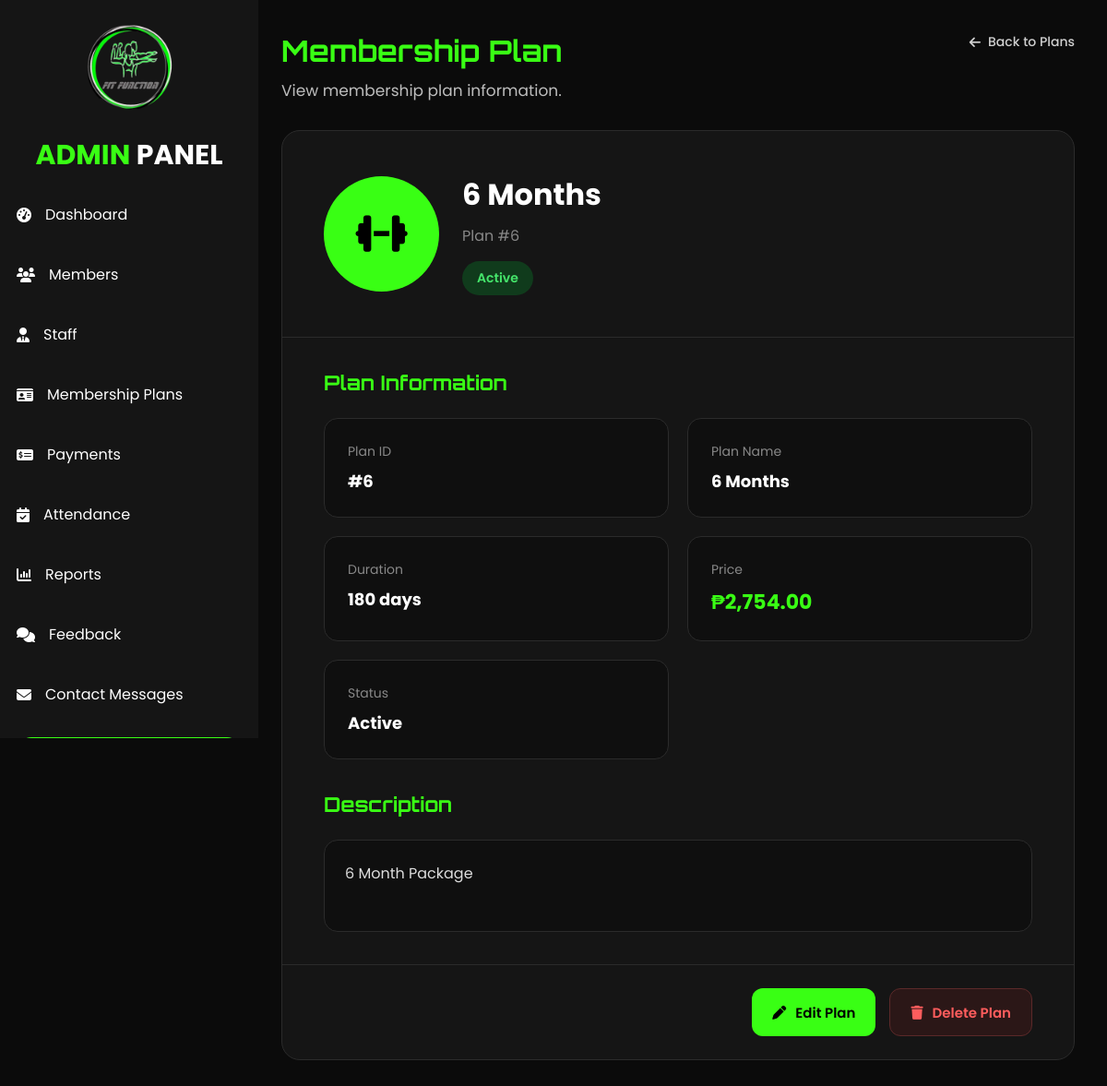
Screenshot of /membership_plan_view_admin.php?id=6 (signed in) with the database file from the repository.
### tables this page shows
CREATE TABLE `membership_plans` (
  `plan_id` int(11) NOT NULL,
  `plan_name` varchar(50) NOT NULL,
  `duration_days` int(11) NOT NULL,
  `price` decimal(10,2) NOT NULL,
  `description` varchar(255) DEFAULT NULL,
  `status` enum('Active','Inactive') DEFAULT 'Active'
);

### membership_plan_view_admin.php (the view, shortened to what this page needs)
<?php
require_once("includes/admin_auth.php");
$plan_id = (int) $_GET['id'];
$stmt = $con->prepare("
    SELECT
        plan_id,
        plan_name,
        duration_days,
        price,
        description,
        status
    FROM membership_plans
    WHERE plan_id = ?
    LIMIT 1
");
$stmt->bind_param("i", $plan_id);
$stmt->execute();
$result = $stmt->get_result();
$plan = $result->fetch_assoc();
?>
<!DOCTYPE html>
<html lang="en">
<head>
  <link
rel="stylesheet"
href="assets/css/admin.css">
    <link
        rel="stylesheet"
        href="https://cdnjs.cloudflare.com/ajax/libs/font-awesome/6.5.2/css/all.min.css"
    >
</head>
<body>
<div class="wrapper">
    <?php include("includes/admin_sidebar.php"); ?>
    <div class="main">
        <div class="dashboard-content membership-plan-view-content">
            <div class="membership-view-header">
                <div>
                    <h2>
                        Membership Plan
                    </h2>
                    <p>
                        View membership plan information.
                    </p>
                </div>
                <a
                    href="membership_plans_admin.php"
                    class="back-staff-btn"
                >
                    <i class="fa-solid fa-arrow-left"></i>
                    Back to Plans
                </a>
            </div>
            <div class="membership-profile-card">
                <div class="membership-profile-header">
                    <div class="membership-plan-icon">
                        <i class="fa-solid fa-dumbbell"></i>
                    </div>
                    <div class="membership-profile-title">
                        <h1>
                            <?php
                            echo htmlspecialchars(
                                $plan['plan_name']
                            );
                            ?>
                        </h1>
                        <p>
                            Plan #<?php
                            echo $plan['plan_id'];
                            ?>
                        </p>
                        <?php if ($plan['status'] === 'Active'): ?>
                            <span class="membership-status active">
                                Active
                            </span>
                        <?php else: ?>
                            <span class="membership-status inactive">
                                Inactive
                            </span>
                        <?php endif; ?>
                    </div>
                </div>
                <div class="membership-info-section">
                    <h3>
                        Plan Information
                    </h3>
                    <div class="membership-info-grid">
                        <div class="membership-info-box">
                            <span>
                                Plan ID
                            </span>
                            <strong>
                                #<?php
                                echo $plan['plan_id'];
                                ?>
                            </strong>
                        </div>
                        <div class="membership-info-box">
                            <span>
                                Plan Name
                            </span>
                            <strong>
                                <?php
                                echo htmlspecialchars(
                                    $plan['plan_name']
                                );
                                ?>
                            </strong>
                        </div>
                        <div class="membership-info-box">
                            <span>
                                Duration
                            </span>
                            <strong>
                                <?php
                                echo $plan['duration_days'];
                                ?>
                                days
                            </strong>
                        </div>
                        <div class="membership-info-box">
                            <span>
                                Price
                            </span>
                            <strong class="membership-price">
                                ₱<?php
                                echo number_format(
                                    $plan['price'],
                                    2
                                );
                                ?>
                            </strong>
                        </div>
                        <div class="membership-info-box">
                            <span>
                                Status
                            </span>
                            <strong>
                                <?php
                                echo htmlspecialchars(
                                    $plan['status']
                                );
                                ?>
                            </strong>
                        </div>
                    </div>
                </div>
                <div class="membership-description-section">
                    <h3>
                        Description
                    </h3>
                    <div class="membership-description-box">
                        <?php
                        if (
                            !empty(
                                trim(
                                    $plan['description'] ?? ''
                                )
                            )
                        ) {
                            echo nl2br(
                                htmlspecialchars(
                                    $plan['description']
                                )
                            );
                        } else {
                            echo "No description provided.";
                        }
                        ?>
                    </div>
                </div>
                <div class="membership-profile-actions">
                    <a
                        href="membership_plan_edit_admin.php?id=<?php echo $plan['plan_id']; ?>"
                        class="membership-edit-btn"
                    >
                        <i class="fa-solid fa-pen"></i>
                        Edit Plan
                    </a>
                    <button
                        type="button"
                        class="membership-delete-btn"
                        onclick="openDeletePlanModal()"
                    >
                        <i class="fa-solid fa-trash"></i>
                        Delete Plan
                    </button>
                </div>
            </div>
        </div>
    </div>
</div>
</body>
</html>

### rows the page displays
membership_plans: plan_name "6 Months", plan_id "6", duration_days "180", price "2,754.00", status "Active", description "6 Month Package"
